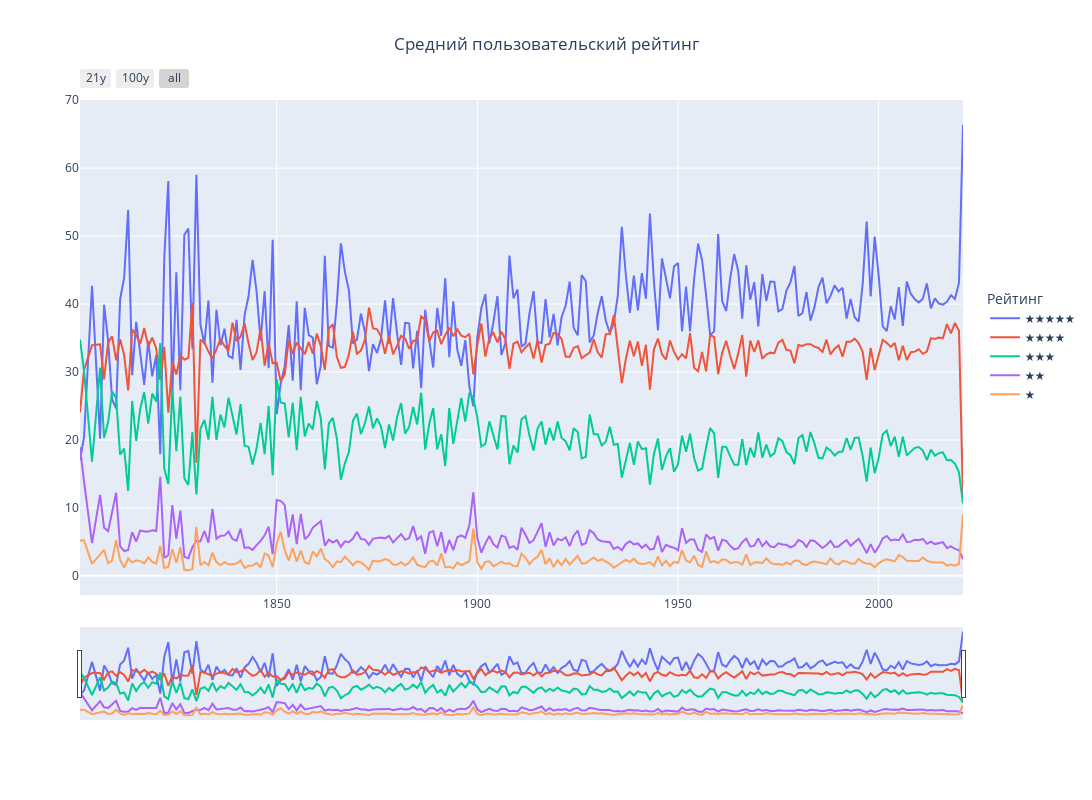

Notebook cell for this chart:
### Code cell
fig_1 = go.Figure()

fig_1.add_trace(
    go.Scatter(x=list(df_ratings.year_published),
               y=list(df_ratings.five_star_ratings), name = '★★★★★'))
fig_1.add_trace(
    go.Scatter(x=list(df_ratings.year_published),
               y=list(df_ratings.four_star_ratings), name = '★★★★'))
fig_1.add_trace(
    go.Scatter(x=list(df_ratings.year_published),
               y=list(df_ratings.three_star_ratings), name = '★★★'))
fig_1.add_trace(
    go.Scatter(x=list(df_ratings.year_published),
               y=list(df_ratings.two_star_ratings),name = '★★'))
fig_1.add_trace(
    go.Scatter(x=list(df_ratings.year_published),
               y=list(df_ratings.one_star_ratings), name = '★'))

# Set title
fig_1.update_layout(
    title_text="Средний пользовательский рейтинг",
    title_x=0.5,
    legend_title="Рейтинг",
    legend = dict(orientation = "v", y = .5, x = 1.025)
)

# Add range slider
fig_1.update_layout(
    xaxis = dict(
        rangeselector = dict(
            buttons = list([
                dict(count = 21,
                     label = "21y",
                     step = "year",
                     stepmode = "backward"),
                dict(count = 100,
                     label = "100y",
                     step = "year",
                     stepmode = "backward"),
                dict(step = "all")
            ])
        ),
        rangeslider = dict(
            visible = True
        ),
        type = "date"
    ),
    autosize=False,
    width=1300,
    height=800,
)

fig_1.show()

### Figure 1 — Plotly figure (JSON) as saved in the notebook; plotly's stock layout.template omitted (floating-point values rounded to 4 significant figures; data arrays with more than 128 entries replaced by an {"elided": "..."} marker saying what was removed)
{"data": [{"name": "★★★★★", "type": "scatter", "x": {"elided": "219 int values"}, "y": {"elided": "219 float values"}}, {"name": "★★★★", "type": "scatter", "x": {"elided": "219 int values"}, "y": {"elided": "219 float values"}}, {"name": "★★★", "type": "scatter", "x": {"elided": "219 int values"}, "y": {"elided": "219 float values"}}, {"name": "★★", "type": "scatter", "x": {"elided": "219 int values"}, "y": {"elided": "219 float values"}}, {"name": "★", "type": "scatter", "x": {"elided": "219 int values"}, "y": {"elided": "219 float values"}}], "layout": {"autosize": false, "height": 800, "legend": {"orientation": "v", "title": {"text": "Рейтинг"}, "x": 1.025, "y": 0.5}, "title": {"text": "Средний пользовательский рейтинг", "x": 0.5}, "width": 1300, "xaxis": {"autorange": true, "range": ["1801-01-01", "2021-01-01"], "rangeselector": {"buttons": [{"count": 21, "label": "21y", "step": "year", "stepmode": "backward"}, {"count": 100, "label": "100y", "step": "year", "stepmode": "backward"}, {"step": "all"}]}, "rangeslider": {"autorange": true, "range": ["1801-01-01", "2021-01-01"], "visible": true, "yaxis": {"_template": null, "rangemode": "match"}}, "type": "date"}, "yaxis": {"autorange": true, "range": [-2.82, 70.04], "type": "linear"}}}
